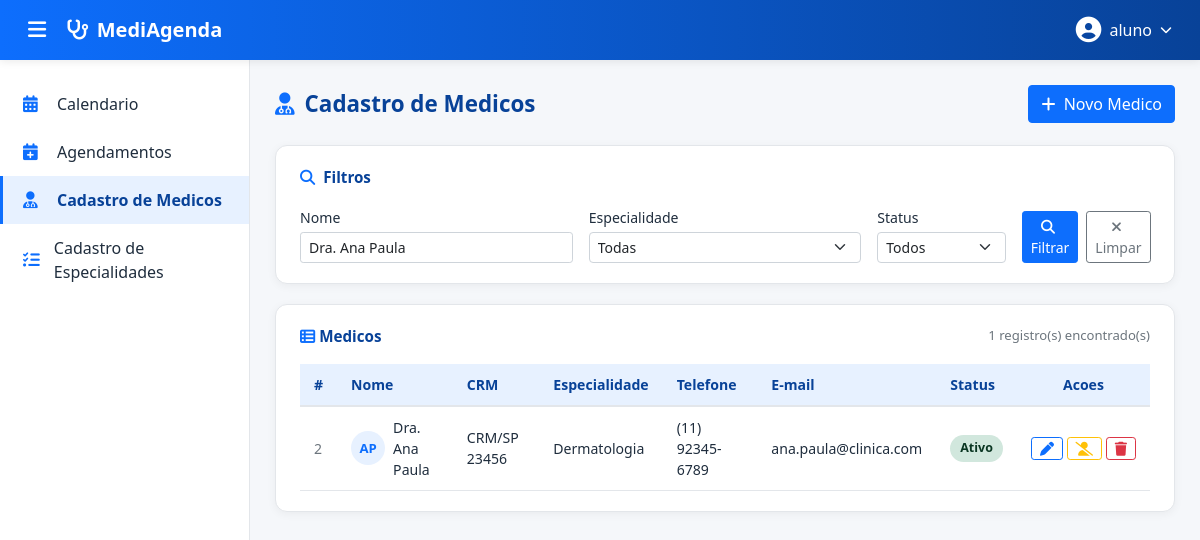
Page /www/cadastro_medicos.php?nome=Dra. Ana Paula (signed in) on the committed database.
### tables this page shows
create table if not exists usuario (
    cod_usuario int unsigned not null auto_increment,
    nome varchar(150) not null,
    email varchar(150) not null,
    username varchar(255) not null unique,
    pass varchar(20) not null,
    primary key (cod_usuario)
);

CREATE TABLE IF NOT EXISTS medicos (
    id               INT          UNSIGNED NOT NULL AUTO_INCREMENT,
    nome             VARCHAR(150) NOT NULL,
    crm              VARCHAR(20)  NOT NULL,
    especialidade_id INT          UNSIGNED NOT NULL,
    telefone         VARCHAR(20)           DEFAULT NULL,
    email            VARCHAR(150)          DEFAULT NULL,
    status           ENUM('Ativo','Inativo') NOT NULL DEFAULT 'Ativo',
    created_at       TIMESTAMP    NOT NULL DEFAULT CURRENT_TIMESTAMP,
    updated_at       TIMESTAMP    NOT NULL DEFAULT CURRENT_TIMESTAMP ON UPDATE CURRENT_TIMESTAMP,

    PRIMARY KEY (id),
    UNIQUE KEY uq_medico_crm (crm),
    KEY fk_medico_especialidade_idx (especialidade_id),

    CONSTRAINT fk_medico_especialidade
        FOREIGN KEY (especialidade_id)
        REFERENCES especialidades (id)
        ON UPDATE CASCADE
        ON DELETE RESTRICT
);

CREATE TABLE IF NOT EXISTS especialidades (
    id         INT          UNSIGNED NOT NULL AUTO_INCREMENT,
    nome       VARCHAR(100) NOT NULL,
    status     ENUM('Ativo','Inativo') NOT NULL DEFAULT 'Ativo',
    created_at TIMESTAMP    NOT NULL DEFAULT CURRENT_TIMESTAMP,
    updated_at TIMESTAMP    NOT NULL DEFAULT CURRENT_TIMESTAMP ON UPDATE CURRENT_TIMESTAMP,

    PRIMARY KEY (id),
    UNIQUE KEY uq_especialidade_nome (nome)
);

### www/cadastro_medicos.php (the view, shortened to what this page needs)
<?php
require_once("conexao.php");
function h($valor) {
    return htmlspecialchars((string)$valor, ENT_QUOTES, 'UTF-8');
}
$cod_usuario = (int)$_SESSION['cod_usuario'];
$operadorNome = "";
$usuarioSql = "SELECT nome, email FROM usuario WHERE cod_usuario = $cod_usuario";
$usuarioResult = mysqli_query($conexao_bd, $usuarioSql);
if ($usuario = mysqli_fetch_assoc($usuarioResult)) {
    $operadorNome = $usuario['nome'];
}
$filtroNome = trim(isset($_GET['nome']) ? $_GET['nome'] : '');
$where = array();
if ($filtroNome !== '') {
    $nomeBusca = mysqli_real_escape_string($conexao_bd, $filtroNome);
    $where[] = "m.nome LIKE '%$nomeBusca%'";
}
$whereSql = count($where) ? "WHERE " . implode(" AND ", $where) : "";
$medicos = array();
$sqlMedicos = "SELECT m.id, m.nome, m.crm, m.especialidade_id, e.nome AS especialidade,
                      m.telefone, m.email, m.status
                 FROM medicos m
                 JOIN especialidades e ON e.id = m.especialidade_id
                 $whereSql
             ORDER BY m.nome";
$medicosResult = mysqli_query($conexao_bd, $sqlMedicos);
while ($med = mysqli_fetch_assoc($medicosResult)) {
    $medicos[] = $med;
}
?>
<!DOCTYPE html>
<html lang="pt-BR">
<head>
    <link href="https://cdn.jsdelivr.net/npm/bootstrap@5.0.2/dist/css/bootstrap.min.css" rel="stylesheet">
    <link rel="stylesheet" href="https://cdnjs.cloudflare.com/ajax/libs/font-awesome/6.5.1/css/all.min.css">
</head>
<body>
    <nav class="navbar-topo d-flex align-items-center justify-content-between px-3">
        <div class="d-flex align-items-center gap-2">
            <button class="btn-sanduiche" id="btnSanduiche" title="Menu"><i class="fa-solid fa-bars"></i></button>
            <a class="navbar-brand mb-0 d-flex align-items-center" href="principal.php"><i class="fa-solid fa-stethoscope"></i><span>MediAgenda</span></a>
        </div>
        <div class="dropdown">
            <button class="operador-toggle" type="button" id="dropdownOperador" data-bs-toggle="dropdown" aria-expanded="false">
                <i class="fa-solid fa-circle-user"></i><span class="d-none d-md-inline"><?php echo h($operadorNome) ?></span><i class="fa-solid fa-chevron-down" style="font-size:0.75rem;"></i>
            </button>
        </div>
    </nav>
    <aside class="sidebar" id="sidebar">
        <ul class="nav flex-column">
            <li class="nav-item"><a class="nav-link" href="principal.php"><i class="fa-solid fa-calendar-days"></i> Calendario</a></li>
            <li class="nav-item"><a class="nav-link" href="cadastro_agendas.php"><i class="fa-solid fa-calendar-plus"></i> Agendamentos</a></li>
            <li class="nav-item"><a class="nav-link ativo" href="cadastro_medicos.php"><i class="fa-solid fa-user-doctor"></i> Cadastro de Medicos</a></li>
            <li class="nav-item"><a class="nav-link" href="cadastro_especialidades.php"><i class="fa-solid fa-list-check"></i> Cadastro de Especialidades</a></li>
        </ul>
    </aside>
    <main class="conteudo-principal" id="conteudoPrincipal">
        <div class="page-header">
            <h2><i class="fa-solid fa-user-doctor"></i> Cadastro de Medicos</h2>
            <button class="btn btn-primary" data-bs-toggle="modal" data-bs-target="#modalFormMedico"><i class="fa-solid fa-plus me-1"></i> Novo Medico</button>
        </div>
        <div class="card-pagina">
            <div class="card-titulo"><i class="fa-solid fa-magnifying-glass"></i> Filtros</div>
            <form method="GET" action="cadastro_medicos.php">
                <div class="row g-3">
                    <div class="col-md-4">
                        <label for="filtroNome">Nome</label>
                        <input type="text" class="form-control form-control-sm" id="filtroNome" name="nome" placeholder="Nome do medico" value="<?php echo h($filtroNome) ?>">
                    </div>
                    <div class="col-md-4">
                        <label for="filtroEspecialidade">Especialidade</label>
                        <select class="form-select form-select-sm" id="filtroEspecialidade" name="especialidade">
                            <option value="">Todas</option>
                        </select>
                    </div>
                    <div class="col-md-2">
                        <label for="filtroStatus">Status</label>
                        <select class="form-select form-select-sm" id="filtroStatus" name="status">
                            <option value="">Todos</option>
                        </select>
                    </div>
                    <div class="col-md-2 d-flex align-items-end gap-2">
                        <button type="submit" class="btn btn-primary btn-sm"><i class="fa-solid fa-magnifying-glass me-1"></i> Filtrar</button>
                        <a href="cadastro_medicos.php" class="btn btn-outline-secondary btn-sm"><i class="fa-solid fa-xmark me-1"></i> Limpar</a>
                    </div>
                </div>
            </form>
        </div>
        <div class="card-pagina">
            <div class="card-titulo d-flex justify-content-between align-items-center">
                <span><i class="fa-solid fa-table-list"></i> Medicos</span>
                <span class="text-muted" style="font-size:0.82rem; font-weight:400;"><?php echo count($medicos) ?> registro(s) encontrado(s)</span>
            </div>
            <div class="table-responsive">
                <table class="tabela-medicos">
                    <thead>
                        <tr>
                            <th>#</th><th>Nome</th><th>CRM</th><th>Especialidade</th><th>Telefone</th><th>E-mail</th><th>Status</th><th class="text-center">Acoes</th>
                        </tr>
                    </thead>
                    <tbody>
                        <?php if (empty($medicos)): ?>
                            <tr><td colspan="8" class="text-center text-muted py-4"><i class="fa-solid fa-user-xmark me-2"></i>Nenhum medico encontrado.</td></tr>
                        <?php else: ?>
                            <?php foreach ($medicos as $med):
                                $partesNome = preg_split('/\s+/', str_replace(array('Dr.', 'Dra.'), '', $med['nome']));
                                $iniciais = '';
                                foreach ($partesNome as $parte) {
                                    if ($parte !== '') {
                                        $iniciais .= strtoupper(substr($parte, 0, 1));
                                    }
                                    if (strlen($iniciais) >= 2) break;
                                }
                                $iniciais = $iniciais ?: strtoupper(substr($med['nome'], 0, 1));
                                $classeBadge = $med['status'] === 'Ativo' ? 'badge-ativo' : 'badge-inativo';
                            ?>
                                <tr>
                                    <td class="text-muted"><?php echo (int)$med['id'] ?></td>
                                    <td><div class="d-flex align-items-center"><span class="avatar-medico"><?php echo h($iniciais) ?></span><?php echo h($med['nome']) ?></div></td>
                                    <td><?php echo h($med['crm']) ?></td>
                                    <td><?php echo h($med['especialidade']) ?></td>
                                    <td><?php echo h($med['telefone']) ?></td>
                                    <td><?php echo h($med['email']) ?></td>
                                    <td><span class="badge-status <?php echo $classeBadge ?>"><?php echo h($med['status']) ?></span></td>
                                    <td class="text-center" style="white-space:nowrap;">
                                        <button class="btn btn-sm btn-outline-primary py-0 px-2 btn-editar" title="Editar"
                                                data-id="<?php echo (int)$med['id'] ?>"
                                                data-nome="<?php echo h($med['nome']) ?>"
                                                data-crm="<?php echo h($med['crm']) ?>"
                                                data-especialidade-id="<?php echo (int)$med['especialidade_id'] ?>"
                                                data-telefone="<?php echo h($med['telefone']) ?>"
                                                data-email="<?php echo h($med['email']) ?>"
                                                data-status="<?php echo h($med['status']) ?>">
                                            <i class="fa-solid fa-pen"></i>
                                        </button>
                                        <button class="btn btn-sm btn-outline-warning py-0 px-2 btn-inativar" title="Inativar" data-id="<?php echo (int)$med['id'] ?>" data-nome="<?php echo h($med['nome']) ?>">
                                            <i class="fa-solid fa-user-slash"></i>
                                        </button>
                                        <button class="btn btn-sm btn-outline-danger py-0 px-2 btn-excluir" title="Excluir definitivamente" data-id="<?php echo (int)$med['id'] ?>" data-nome="<?php echo h($med['nome']) ?>">
                                            <i class="fa-solid fa-trash"></i>
                                        </button>
                                    </td>
                                </tr>
                            <?php endforeach; ?>
                        <?php endif; ?>
                    </tbody>
                </table>
            </div>
        </div>
    </main>
</body>
</html>

### www/cadastro_medicos.php (style rules this page uses)
:root { --azul-primario:#0d6efd; --azul-escuro:#084298; --azul-claro:#e7f1ff; --cinza-fundo:#f5f7fa; --cinza-borda:#e3e6ea; --texto-escuro:#1f2d3d; --sidebar-larg:250px; }
body { background-color:var(--cinza-fundo); font-family:'Segoe UI', Tahoma, sans-serif; color:var(--texto-escuro); overflow-x:hidden; }
.navbar-topo { background:linear-gradient(90deg,var(--azul-primario) 0%,var(--azul-escuro) 100%); height:60px; box-shadow:0 2px 8px rgba(0,0,0,0.08); position:fixed; top:0; left:0; right:0; z-index:1030; }
.navbar-topo .navbar-brand { color:#fff; font-weight:600; font-size:1.25rem; }
.navbar-topo .navbar-brand i { margin-right:8px; }
.btn-sanduiche { background:transparent; border:none; color:#fff; font-size:1.3rem; padding:6px 12px; border-radius:6px; transition:background 0.2s; }
.operador-toggle { background:transparent; border:none; color:#fff; display:flex; align-items:center; gap:8px; padding:6px 12px; border-radius:30px; transition:background 0.2s; }
.operador-toggle i.fa-circle-user { font-size:1.6rem; }
.sidebar { position:fixed; top:60px; left:0; width:var(--sidebar-larg); height:calc(100vh - 60px); background:#fff; border-right:1px solid var(--cinza-borda); padding:20px 0; transition:transform 0.3s ease; z-index:1020; overflow-y:auto; }
.sidebar .nav-link { color:var(--texto-escuro); padding:12px 20px; border-left:3px solid transparent; transition:all 0.2s; display:flex; align-items:center; gap:12px; }
.sidebar .nav-link i { width:22px; color:var(--azul-primario); font-size:1.05rem; }
.sidebar .nav-link:hover, .sidebar .nav-link.ativo { background:var(--azul-claro); border-left-color:var(--azul-primario); color:var(--azul-escuro); }
.sidebar .nav-link.ativo { font-weight:600; }
.conteudo-principal { margin-top:60px; margin-left:var(--sidebar-larg); padding:25px; transition:margin-left 0.3s ease; min-height:calc(100vh - 60px); }
.page-header { display:flex; align-items:center; justify-content:space-between; flex-wrap:wrap; gap:12px; margin-bottom:22px; }
.page-header h2 { font-size:1.4rem; font-weight:700; color:var(--azul-escuro); margin:0; display:flex; align-items:center; gap:10px; }
.page-header h2 i, .card-pagina .card-titulo i { color:var(--azul-primario); }
.card-pagina { background:#fff; border-radius:12px; box-shadow:0 2px 10px rgba(0,0,0,0.05); border:1px solid var(--cinza-borda); padding:20px 24px; margin-bottom:20px; }
.card-pagina .card-titulo { font-weight:600; font-size:0.95rem; color:var(--azul-escuro); margin-bottom:16px; display:flex; align-items:center; gap:8px; }
.tabela-medicos { width:100%; border-collapse:separate; border-spacing:0; font-size:0.88rem; }
.tabela-medicos thead th { background:var(--azul-claro); color:var(--azul-escuro); font-weight:600; padding:10px 14px; border-bottom:2px solid var(--cinza-borda); white-space:nowrap; }
.tabela-medicos tbody td { padding:10px 14px; border-bottom:1px solid var(--cinza-borda); vertical-align:middle; }
.badge-status { display:inline-block; padding:4px 10px; border-radius:20px; font-size:0.78rem; font-weight:600; }
.badge-ativo { background:#d1e7dd; color:#0a3622; }
.avatar-medico { width:34px; height:34px; border-radius:50%; background:var(--azul-claro); color:var(--azul-primario); display:inline-flex; align-items:center; justify-content:center; font-weight:700; font-size:0.82rem; margin-right:8px; flex-shrink:0; }
.modal-form label, .card-pagina label { font-weight:500; font-size:0.88rem; margin-bottom:4px; }

### rows in the picture
usuario: nome "aluno"
medicos: id "2", iniciais "AP", nome "Dra. Ana Paula", crm "CRM/SP 23456", especialidade.nome "Dermatologia", telefone "(11) 92345-6789", email "ana.paula@clinica.com", status "Ativo"

### other values in the picture
count($medicos) "1"
